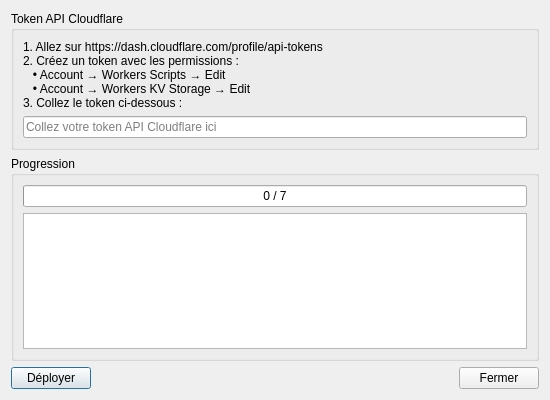
<?xml version="1.0" encoding="UTF-8"?>
<ui version="4.0">
 <class>DialogCloudflareSetup</class>
 <widget class="QDialog" name="DialogCloudflareSetup">
  <property name="geometry">
   <rect>
    <x>0</x>
    <y>0</y>
    <width>550</width>
    <height>400</height>
   </rect>
  </property>
  <property name="windowTitle">
   <string>Configuration Cloudflare</string>
  </property>
  <layout class="QVBoxLayout" name="verticalLayout">
   <item>
    <widget class="QGroupBox" name="groupBoxToken">
     <property name="title">
      <string>Token API Cloudflare</string>
     </property>
     <layout class="QVBoxLayout" name="verticalLayout_2">
      <item>
       <widget class="QLabel" name="labelInstructions">
        <property name="wordWrap">
         <bool>true</bool>
        </property>
        <property name="text">
         <string>1. Allez sur https://dash.cloudflare.com/profile/api-tokens
2. Créez un token avec les permissions :
   • Account → Workers Scripts → Edit
   • Account → Workers KV Storage → Edit
3. Collez le token ci-dessous :</string>
        </property>
       </widget>
      </item>
      <item>
       <widget class="QLineEdit" name="editToken">
        <property name="placeholderText">
         <string>Collez votre token API Cloudflare ici</string>
        </property>
        <property name="echoMode">
         <enum>QLineEdit::Password</enum>
        </property>
       </widget>
      </item>
     </layout>
    </widget>
   </item>
   <item>
    <widget class="QGroupBox" name="groupBoxProgress">
     <property name="title">
      <string>Progression</string>
     </property>
     <layout class="QVBoxLayout" name="verticalLayout_3">
      <item>
       <widget class="QProgressBar" name="progressBar">
        <property name="minimum">
         <number>0</number>
        </property>
        <property name="maximum">
         <number>7</number>
        </property>
        <property name="value">
         <number>0</number>
        </property>
        <property name="textVisible">
         <bool>true</bool>
        </property>
        <property name="format">
         <string>%v / %m</string>
        </property>
       </widget>
      </item>
      <item>
       <widget class="QTextEdit" name="textLog">
        <property name="readOnly">
         <bool>true</bool>
        </property>
        <property name="minimumSize">
         <size>
          <width>0</width>
          <height>120</height>
         </size>
        </property>
       </widget>
      </item>
     </layout>
    </widget>
   </item>
   <item>
    <layout class="QHBoxLayout" name="horizontalLayout">
     <item>
      <widget class="QPushButton" name="btnDeploy">
       <property name="text">
        <string>Déployer</string>
       </property>
      </widget>
     </item>
     <item>
      <spacer name="horizontalSpacer">
       <property name="orientation">
        <enum>Qt::Horizontal</enum>
       </property>
       <property name="sizeHint" stdset="0">
        <size>
         <width>40</width>
         <height>20</height>
        </size>
       </property>
      </spacer>
     </item>
     <item>
      <widget class="QPushButton" name="btnClose">
       <property name="text">
        <string>Fermer</string>
       </property>
      </widget>
     </item>
    </layout>
   </item>
  </layout>
 </widget>
 <resources/>
 <connections/>
</ui>
